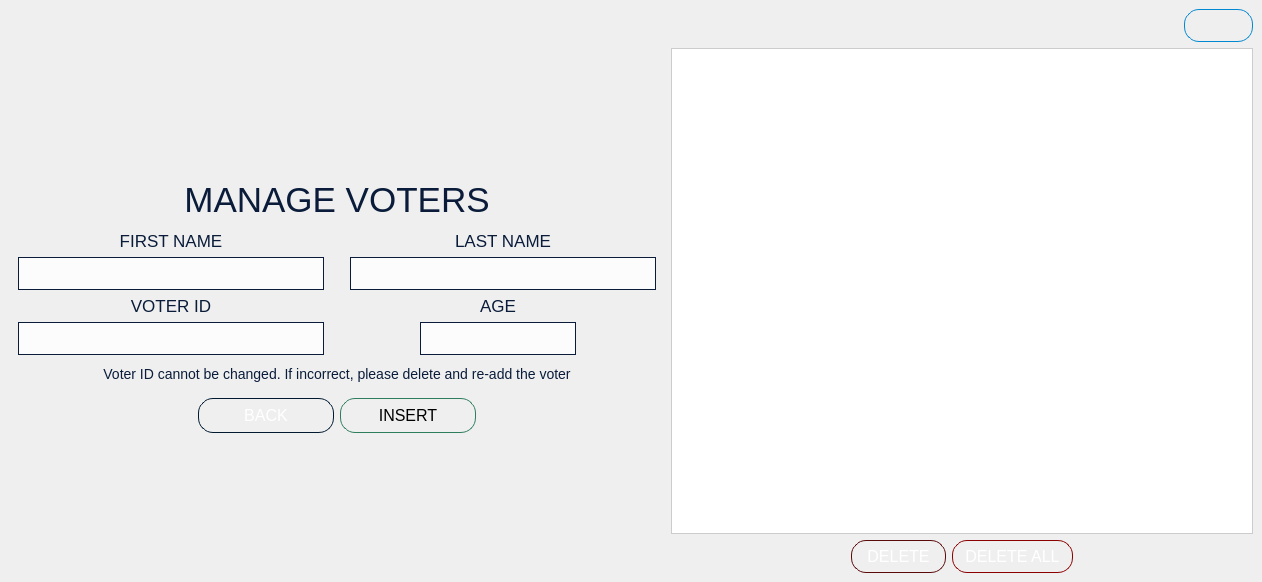
<?xml version="1.0" encoding="UTF-8"?>
<ui version="4.0">
 <class>VoterManagement</class>
 <widget class="QMainWindow" name="VoterManagement">
  <property name="geometry">
   <rect>
    <x>0</x>
    <y>0</y>
    <width>1262</width>
    <height>582</height>
   </rect>
  </property>
  <property name="minimumSize">
   <size>
    <width>1262</width>
    <height>582</height>
   </size>
  </property>
  <property name="windowTitle">
   <string>PolliTech</string>
  </property>
  <property name="windowIcon">
   <iconset resource="../VVM.qrc">
    <normaloff>:/backgrounds/Smol logo no bg.png</normaloff>:/backgrounds/Smol logo no bg.png</iconset>
  </property>
  <property name="styleSheet">
   <string notr="true"/>
  </property>
  <widget class="QWidget" name="centralwidget">
   <property name="sizePolicy">
    <sizepolicy hsizetype="Minimum" vsizetype="Minimum">
     <horstretch>0</horstretch>
     <verstretch>0</verstretch>
    </sizepolicy>
   </property>
   <property name="styleSheet">
    <string notr="true">QWidget {
	background: qlineargradient(
        x1: 0, y1: 0,
        x2: 0, y2: 1,
        stop: 0 #f0f0f0,
        stop: 1 #e0e0e0
    );
}</string>
   </property>
   <layout class="QGridLayout" name="gridLayout_2">
    <item row="0" column="0">
     <widget class="QFrame" name="frame">
      <property name="sizePolicy">
       <sizepolicy hsizetype="Preferred" vsizetype="Maximum">
        <horstretch>0</horstretch>
        <verstretch>0</verstretch>
       </sizepolicy>
      </property>
      <property name="maximumSize">
       <size>
        <width>16777215</width>
        <height>303</height>
       </size>
      </property>
      <property name="styleSheet">
       <string notr="true">QFrame {
background-color: none;
}</string>
      </property>
      <property name="frameShape">
       <enum>QFrame::Shape::NoFrame</enum>
      </property>
      <property name="frameShadow">
       <enum>QFrame::Shadow::Raised</enum>
      </property>
      <layout class="QGridLayout" name="gridLayout">
       <item row="0" column="0">
        <layout class="QVBoxLayout" name="verticalLayout_8">
         <item alignment="Qt::AlignmentFlag::AlignBottom">
          <widget class="QLabel" name="label">
           <property name="sizePolicy">
            <sizepolicy hsizetype="Preferred" vsizetype="Fixed">
             <horstretch>0</horstretch>
             <verstretch>0</verstretch>
            </sizepolicy>
           </property>
           <property name="styleSheet">
            <string notr="true">QLabel {
	font: 700 9pt &quot;Segoe UI&quot;;
	font-size: 35px;
	color: #0A1C3A;
	background-color: none;
}</string>
           </property>
           <property name="text">
            <string>MANAGE VOTERS</string>
           </property>
           <property name="alignment">
            <set>Qt::AlignmentFlag::AlignCenter</set>
           </property>
           <property name="textInteractionFlags">
            <set>Qt::TextInteractionFlag::NoTextInteraction</set>
           </property>
          </widget>
         </item>
         <item>
          <layout class="QHBoxLayout" name="horizontalLayout_3">
           <property name="topMargin">
            <number>5</number>
           </property>
           <item>
            <layout class="QVBoxLayout" name="verticalLayout_7">
             <item>
              <layout class="QVBoxLayout" name="verticalLayout">
               <property name="leftMargin">
                <number>0</number>
               </property>
               <property name="rightMargin">
                <number>10</number>
               </property>
               <item alignment="Qt::AlignmentFlag::AlignBottom">
                <widget class="QLabel" name="label_3">
                 <property name="sizePolicy">
                  <sizepolicy hsizetype="Preferred" vsizetype="Fixed">
                   <horstretch>0</horstretch>
                   <verstretch>0</verstretch>
                  </sizepolicy>
                 </property>
                 <property name="styleSheet">
                  <string notr="true">QLabel {
	font: 600 9pt &quot;Segoe UI&quot;;
	font-size: 17px;
	color: #0A1C3A;
	background-color: none;
}</string>
                 </property>
                 <property name="text">
                  <string>FIRST NAME</string>
                 </property>
                 <property name="alignment">
                  <set>Qt::AlignmentFlag::AlignCenter</set>
                 </property>
                </widget>
               </item>
               <item>
                <widget class="QLineEdit" name="lineEdit_first_name">
                 <property name="sizePolicy">
                  <sizepolicy hsizetype="MinimumExpanding" vsizetype="Fixed">
                   <horstretch>0</horstretch>
                   <verstretch>0</verstretch>
                  </sizepolicy>
                 </property>
                 <property name="focusPolicy">
                  <enum>Qt::FocusPolicy::StrongFocus</enum>
                 </property>
                 <property name="styleSheet">
                  <string notr="true">QLineEdit {
background-color: rgba(255,255,255,200);
color: #0A1C3A;
font: 14pt &quot;Segoe UI&quot;;
font-size: 16px;
padding: 5px;
border: 1px solid #0A1C3A;
}</string>
                 </property>
                 <property name="alignment">
                  <set>Qt::AlignmentFlag::AlignCenter</set>
                 </property>
                </widget>
               </item>
              </layout>
             </item>
             <item>
              <layout class="QVBoxLayout" name="verticalLayout_3">
               <property name="leftMargin">
                <number>0</number>
               </property>
               <property name="rightMargin">
                <number>10</number>
               </property>
               <item alignment="Qt::AlignmentFlag::AlignBottom">
                <widget class="QLabel" name="label_2">
                 <property name="sizePolicy">
                  <sizepolicy hsizetype="Preferred" vsizetype="Fixed">
                   <horstretch>0</horstretch>
                   <verstretch>0</verstretch>
                  </sizepolicy>
                 </property>
                 <property name="styleSheet">
                  <string notr="true">QLabel {
	font: 600 9pt &quot;Segoe UI&quot;;
	font-size: 17px;
	color: #0A1C3A;
	background-color: none;
}</string>
                 </property>
                 <property name="text">
                  <string>VOTER ID</string>
                 </property>
                 <property name="alignment">
                  <set>Qt::AlignmentFlag::AlignCenter</set>
                 </property>
                </widget>
               </item>
               <item>
                <widget class="QLineEdit" name="lineEdit_voter_id">
                 <property name="sizePolicy">
                  <sizepolicy hsizetype="MinimumExpanding" vsizetype="Fixed">
                   <horstretch>0</horstretch>
                   <verstretch>0</verstretch>
                  </sizepolicy>
                 </property>
                 <property name="focusPolicy">
                  <enum>Qt::FocusPolicy::StrongFocus</enum>
                 </property>
                 <property name="styleSheet">
                  <string notr="true">QLineEdit {
background-color: rgba(255,255,255,200);
color: #0A1C3A;
font: 14pt &quot;Segoe UI&quot;;
font-size: 16px;
padding: 5px;
border: 1px solid #0A1C3A;
}</string>
                 </property>
                 <property name="alignment">
                  <set>Qt::AlignmentFlag::AlignCenter</set>
                 </property>
                </widget>
               </item>
              </layout>
             </item>
            </layout>
           </item>
           <item>
            <layout class="QVBoxLayout" name="verticalLayout_6">
             <item>
              <layout class="QVBoxLayout" name="verticalLayout_2">
               <property name="leftMargin">
                <number>10</number>
               </property>
               <property name="rightMargin">
                <number>0</number>
               </property>
               <item alignment="Qt::AlignmentFlag::AlignBottom">
                <widget class="QLabel" name="label_4">
                 <property name="sizePolicy">
                  <sizepolicy hsizetype="Preferred" vsizetype="Fixed">
                   <horstretch>0</horstretch>
                   <verstretch>0</verstretch>
                  </sizepolicy>
                 </property>
                 <property name="styleSheet">
                  <string notr="true">QLabel {
	font: 600 9pt &quot;Segoe UI&quot;;
	font-size: 17px;
	color: #0A1C3A;
	background-color: none;
}</string>
                 </property>
                 <property name="text">
                  <string>LAST NAME</string>
                 </property>
                 <property name="alignment">
                  <set>Qt::AlignmentFlag::AlignCenter</set>
                 </property>
                </widget>
               </item>
               <item>
                <widget class="QLineEdit" name="lineEdit_last_name">
                 <property name="sizePolicy">
                  <sizepolicy hsizetype="MinimumExpanding" vsizetype="Fixed">
                   <horstretch>0</horstretch>
                   <verstretch>0</verstretch>
                  </sizepolicy>
                 </property>
                 <property name="focusPolicy">
                  <enum>Qt::FocusPolicy::StrongFocus</enum>
                 </property>
                 <property name="styleSheet">
                  <string notr="true">QLineEdit {
background-color: rgba(255,255,255,200);
color: #0A1C3A;
font: 14pt &quot;Segoe UI&quot;;
font-size: 16px;
padding: 5px;
border: 1px solid #0A1C3A;
}</string>
                 </property>
                 <property name="alignment">
                  <set>Qt::AlignmentFlag::AlignCenter</set>
                 </property>
                </widget>
               </item>
              </layout>
             </item>
             <item>
              <layout class="QVBoxLayout" name="verticalLayout_4">
               <property name="leftMargin">
                <number>80</number>
               </property>
               <property name="rightMargin">
                <number>80</number>
               </property>
               <item alignment="Qt::AlignmentFlag::AlignBottom">
                <widget class="QLabel" name="label_5">
                 <property name="sizePolicy">
                  <sizepolicy hsizetype="Preferred" vsizetype="Fixed">
                   <horstretch>0</horstretch>
                   <verstretch>0</verstretch>
                  </sizepolicy>
                 </property>
                 <property name="styleSheet">
                  <string notr="true">QLabel {
	font: 600 9pt &quot;Segoe UI&quot;;
	font-size: 17px;
	color: #0A1C3A;
	background-color: none;
}</string>
                 </property>
                 <property name="text">
                  <string>AGE</string>
                 </property>
                 <property name="alignment">
                  <set>Qt::AlignmentFlag::AlignCenter</set>
                 </property>
                </widget>
               </item>
               <item>
                <widget class="QLineEdit" name="lineEdit_age">
                 <property name="sizePolicy">
                  <sizepolicy hsizetype="MinimumExpanding" vsizetype="Fixed">
                   <horstretch>0</horstretch>
                   <verstretch>0</verstretch>
                  </sizepolicy>
                 </property>
                 <property name="focusPolicy">
                  <enum>Qt::FocusPolicy::StrongFocus</enum>
                 </property>
                 <property name="styleSheet">
                  <string notr="true">QLineEdit {
background-color: rgba(255,255,255,200);
color: #0A1C3A;
font: 14pt &quot;Segoe UI&quot;;
font-size: 16px;
padding: 5px;
border: 1px solid #0A1C3A;
}</string>
                 </property>
                 <property name="alignment">
                  <set>Qt::AlignmentFlag::AlignCenter</set>
                 </property>
                </widget>
               </item>
              </layout>
             </item>
            </layout>
           </item>
          </layout>
         </item>
         <item>
          <layout class="QVBoxLayout" name="verticalLayout_5">
           <property name="topMargin">
            <number>5</number>
           </property>
           <item>
            <widget class="QLabel" name="label_6">
             <property name="sizePolicy">
              <sizepolicy hsizetype="Preferred" vsizetype="Fixed">
               <horstretch>0</horstretch>
               <verstretch>0</verstretch>
              </sizepolicy>
             </property>
             <property name="styleSheet">
              <string notr="true">QLabel {
	font: italic 11pt &quot;Segoe UI&quot;;
	font-size: 14px;
	color: #0A1C3A;
	background-color: none;
}</string>
             </property>
             <property name="text">
              <string>Voter ID cannot be changed. If incorrect, please delete and re-add the voter</string>
             </property>
             <property name="alignment">
              <set>Qt::AlignmentFlag::AlignCenter</set>
             </property>
            </widget>
           </item>
           <item>
            <layout class="QHBoxLayout" name="horizontalLayout">
             <property name="sizeConstraint">
              <enum>QLayout::SizeConstraint::SetFixedSize</enum>
             </property>
             <property name="leftMargin">
              <number>180</number>
             </property>
             <property name="topMargin">
              <number>10</number>
             </property>
             <property name="rightMargin">
              <number>180</number>
             </property>
             <item>
              <widget class="QPushButton" name="pushButton_back">
               <property name="minimumSize">
                <size>
                 <width>136</width>
                 <height>35</height>
                </size>
               </property>
               <property name="cursor">
                <cursorShape>PointingHandCursor</cursorShape>
               </property>
               <property name="focusPolicy">
                <enum>Qt::FocusPolicy::NoFocus</enum>
               </property>
               <property name="styleSheet">
                <string notr="true">QPushButton {
    font: 600 9pt &quot;Segoe UI&quot;;
    font-size: 16px;
    color: white;

    background-color: qlineargradient(
        x1:0, y1:0, x2:0, y2:1,
        stop:0 rgb(1, 120, 200),
        stop:1 rgb(1, 100, 182)
    );

    border: 1px solid rgb(1, 26, 48);
    border-radius: 15px;
    padding: 6px 12px;
}

QPushButton:hover {
    background-color: qlineargradient(
        x1:0, y1:0, x2:0, y2:1,
        stop:0 rgb(30, 145, 220),
        stop:1 rgb(0, 90, 165)
    );
}

QPushButton:pressed {
    background-color: rgb(0, 75, 140);
    padding-top: 6px;
    padding-bottom: 4px;
}

QPushButton:focus {
    outline: none;
    border: 2px solid #0A1C3A;
}</string>
               </property>
               <property name="text">
                <string>BACK</string>
               </property>
              </widget>
             </item>
             <item>
              <widget class="QPushButton" name="pushButton_insert">
               <property name="minimumSize">
                <size>
                 <width>136</width>
                 <height>35</height>
                </size>
               </property>
               <property name="cursor">
                <cursorShape>PointingHandCursor</cursorShape>
               </property>
               <property name="focusPolicy">
                <enum>Qt::FocusPolicy::NoFocus</enum>
               </property>
               <property name="styleSheet">
                <string notr="true">QPushButton {
    font: 600 9pt &quot;Segoe UI&quot;;
    font-size: 16px;
    color: black;
    background-color: qlineargradient(
        spread:pad, x1:0, y1:0, x2:0, y2:1,
        stop:0 #6FE1A4, stop:1 #3CA36E
    );
    border: 1px solid #2e7d5d;
    border-radius: 15px;
    padding: 6px 12px;
}

QPushButton:hover {
    background-color: qlineargradient(
        spread:pad, x1:0, y1:0, x2:0, y2:1,
        stop:0 #7FFFB2, stop:1 #4BB97E
    );
}

QPushButton:pressed {
    background-color: qlineargradient(
        spread:pad, x1:0, y1:0, x2:0, y2:1,
        stop:0 #3CA36E, stop:1 #6FE1A4
    );
    padding-top: 7px;
    padding-bottom: 3px;
}

QPushButton:focus {
    outline: none;
    border: 2px solid #1A5E3B;
}
</string>
               </property>
               <property name="text">
                <string>INSERT</string>
               </property>
              </widget>
             </item>
            </layout>
           </item>
          </layout>
         </item>
        </layout>
       </item>
      </layout>
     </widget>
    </item>
    <item row="0" column="1">
     <layout class="QVBoxLayout" name="verticalLayout_11">
      <property name="rightMargin">
       <number>0</number>
      </property>
      <item>
       <layout class="QHBoxLayout" name="horizontalLayout_2">
        <item>
         <spacer name="horizontalSpacer">
          <property name="orientation">
           <enum>Qt::Orientation::Horizontal</enum>
          </property>
          <property name="sizeHint" stdset="0">
           <size>
            <width>40</width>
            <height>20</height>
           </size>
          </property>
         </spacer>
        </item>
        <item>
         <widget class="QPushButton" name="RefreshButton">
          <property name="cursor">
           <cursorShape>PointingHandCursor</cursorShape>
          </property>
          <property name="focusPolicy">
           <enum>Qt::FocusPolicy::NoFocus</enum>
          </property>
          <property name="toolTip">
           <string>&lt;html&gt;&lt;head/&gt;&lt;body&gt;&lt;p align=&quot;center&quot;&gt;Refresh&lt;/p&gt;&lt;/body&gt;&lt;/html&gt;</string>
          </property>
          <property name="styleSheet">
           <string notr="true">QPushButton {
    font: 600 9pt &quot;Segoe UI&quot;;
    font-size: 16px;
    color: black;

    background-color: qlineargradient(
        x1:0, y1:0, x2:0, y2:1,
        stop:0 #B3E5FC,
        stop:1 #4FC3F7
    );

    border: 1px solid #0288D1;
    border-radius: 15px;
    padding: 6px 12px;
}

QPushButton:hover {
    background-color: qlineargradient(
        x1:0, y1:0, x2:0, y2:1,
        stop:0 #E1F5FE,
        stop:1 #81D4FA
    );
}

QPushButton:pressed {
    background-color: #29B6F6;
    padding-top: 6px;
    padding-bottom: 4px;
}

QPushButton:focus {
    outline: none;
    border: 2px solid #0288D1;
}
</string>
          </property>
          <property name="text">
           <string/>
          </property>
          <property name="icon">
           <iconset resource="../VVM.qrc">
            <normaloff>:/icons/buttons/icons/refresh-page-option.png</normaloff>:/icons/buttons/icons/refresh-page-option.png</iconset>
          </property>
         </widget>
        </item>
       </layout>
      </item>
      <item>
       <layout class="QVBoxLayout" name="verticalLayout_10">
        <item>
         <widget class="QTableWidget" name="Voter_table">
          <property name="sizePolicy">
           <sizepolicy hsizetype="Expanding" vsizetype="Expanding">
            <horstretch>0</horstretch>
            <verstretch>0</verstretch>
           </sizepolicy>
          </property>
          <property name="cursor" stdset="0">
           <cursorShape>PointingHandCursor</cursorShape>
          </property>
          <property name="focusPolicy">
           <enum>Qt::FocusPolicy::NoFocus</enum>
          </property>
          <property name="layoutDirection">
           <enum>Qt::LayoutDirection::LeftToRight</enum>
          </property>
          <property name="styleSheet">
           <string notr="true">QTableWidget {
color: black;
background-color: #ffffff;
border: 1px solid #ccc;
gridline-color: #ddd;
font: 9pt &quot;Segoe UI&quot;;
}
</string>
          </property>
          <property name="verticalScrollBarPolicy">
           <enum>Qt::ScrollBarPolicy::ScrollBarAsNeeded</enum>
          </property>
          <property name="horizontalScrollBarPolicy">
           <enum>Qt::ScrollBarPolicy::ScrollBarAsNeeded</enum>
          </property>
          <property name="sizeAdjustPolicy">
           <enum>QAbstractScrollArea::SizeAdjustPolicy::AdjustToContents</enum>
          </property>
          <property name="editTriggers">
           <set>QAbstractItemView::EditTrigger::DoubleClicked</set>
          </property>
          <property name="tabKeyNavigation">
           <bool>false</bool>
          </property>
          <property name="alternatingRowColors">
           <bool>false</bool>
          </property>
          <property name="selectionMode">
           <enum>QAbstractItemView::SelectionMode::ExtendedSelection</enum>
          </property>
          <property name="selectionBehavior">
           <enum>QAbstractItemView::SelectionBehavior::SelectRows</enum>
          </property>
          <property name="sortingEnabled">
           <bool>true</bool>
          </property>
          <property name="cornerButtonEnabled">
           <bool>false</bool>
          </property>
          <attribute name="horizontalHeaderShowSortIndicator" stdset="0">
           <bool>true</bool>
          </attribute>
          <attribute name="horizontalHeaderStretchLastSection">
           <bool>false</bool>
          </attribute>
          <attribute name="verticalHeaderVisible">
           <bool>true</bool>
          </attribute>
          <attribute name="verticalHeaderShowSortIndicator" stdset="0">
           <bool>false</bool>
          </attribute>
         </widget>
        </item>
        <item>
         <layout class="QHBoxLayout" name="horizontalLayout_4">
          <property name="leftMargin">
           <number>180</number>
          </property>
          <property name="rightMargin">
           <number>180</number>
          </property>
          <item>
           <widget class="QPushButton" name="ListDeleteButton">
            <property name="cursor">
             <cursorShape>PointingHandCursor</cursorShape>
            </property>
            <property name="focusPolicy">
             <enum>Qt::FocusPolicy::NoFocus</enum>
            </property>
            <property name="toolTip">
             <string>&lt;html&gt;&lt;head/&gt;&lt;body&gt;&lt;p align=&quot;center&quot;&gt;Delete voter&lt;/p&gt;&lt;/body&gt;&lt;/html&gt;</string>
            </property>
            <property name="styleSheet">
             <string notr="true">QPushButton {
    font: 600 9pt &quot;Segoe UI&quot;;
    font-size: 16px;
    color: white;

    background-color: qlineargradient(
        x1:0, y1:0, x2:0, y2:1,
        stop:0 rgb(220, 60, 50), 
        stop:1 rgb(180, 30, 30)
    );

    border: 1px solid #5A0A0A; 
    border-radius: 15px;
    padding: 6px 12px;
}

QPushButton:hover {
    background-color: qlineargradient(
        x1:0, y1:0, x2:0, y2:1,
        stop:0 rgb(240, 80, 70),
        stop:1 rgb(200, 40, 40)
    );
}

QPushButton:pressed {
    background-color: rgb(160, 20, 20);
    padding-top: 6px;
    padding-bottom: 4px;
}

QPushButton:focus {
    outline: none;
    border: 2px solid #8B0000;
}
</string>
            </property>
            <property name="text">
             <string>DELETE</string>
            </property>
            <property name="iconSize">
             <size>
              <width>18</width>
              <height>18</height>
             </size>
            </property>
           </widget>
          </item>
          <item>
           <widget class="QPushButton" name="DeleteAll_Button">
            <property name="cursor">
             <cursorShape>PointingHandCursor</cursorShape>
            </property>
            <property name="focusPolicy">
             <enum>Qt::FocusPolicy::NoFocus</enum>
            </property>
            <property name="toolTip">
             <string>&lt;html&gt;&lt;head/&gt;&lt;body&gt;&lt;p align=&quot;center&quot;&gt;Delete all the voters&lt;/p&gt;&lt;/body&gt;&lt;/html&gt;</string>
            </property>
            <property name="styleSheet">
             <string notr="true">QPushButton {
    font: 600 9pt &quot;Segoe UI&quot;;
    font-size: 16px;
    color: white;

    background-color: qlineargradient(
        x1:0, y1:0, x2:0, y2:1,
        stop:0 rgb(240, 30, 20),
        stop:1 rgb(200, 20, 20)  
    );

    border: 1px solid #8B0000; 
    border-radius: 15px;
    padding: 6px 12px;
}

QPushButton:hover {
    background-color: qlineargradient(
        x1:0, y1:0, x2:0, y2:1,
        stop:0 rgb(255, 50, 40), 
        stop:1 rgb(210, 40, 30)
    );
}

QPushButton:pressed {
    background-color: rgb(180, 10, 10); 
    padding-top: 6px;
    padding-bottom: 4px;
}

QPushButton:focus {
    outline: none;
    border: 2px solid #B22222; 
}
</string>
            </property>
            <property name="text">
             <string>DELETE ALL</string>
            </property>
           </widget>
          </item>
         </layout>
        </item>
       </layout>
      </item>
     </layout>
    </item>
   </layout>
  </widget>
 </widget>
 <tabstops>
  <tabstop>lineEdit_first_name</tabstop>
  <tabstop>lineEdit_last_name</tabstop>
  <tabstop>lineEdit_voter_id</tabstop>
  <tabstop>lineEdit_age</tabstop>
  <tabstop>pushButton_back</tabstop>
  <tabstop>pushButton_insert</tabstop>
  <tabstop>Voter_table</tabstop>
  <tabstop>ListDeleteButton</tabstop>
  <tabstop>DeleteAll_Button</tabstop>
 </tabstops>
 <resources>
  <include location="../VVM.qrc"/>
 </resources>
 <connections/>
</ui>
